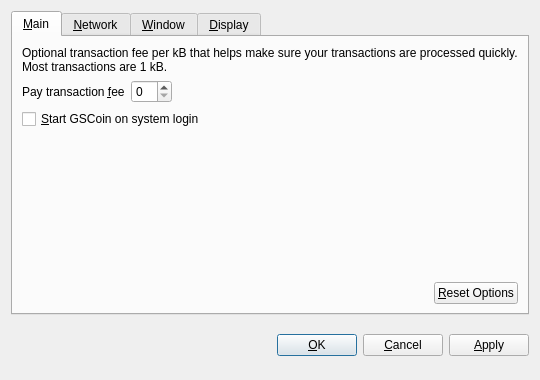
<?xml version="1.0" encoding="UTF-8"?>
<ui version="4.0">
 <class>OptionsDialog</class>
 <widget class="QDialog" name="OptionsDialog">
  <property name="geometry">
   <rect>
    <x>0</x>
    <y>0</y>
    <width>540</width>
    <height>380</height>
   </rect>
  </property>
  <property name="windowTitle">
   <string>Options</string>
  </property>
  <property name="modal">
   <bool>true</bool>
  </property>
  <layout class="QVBoxLayout" name="verticalLayout">
   <item>
    <widget class="QTabWidget" name="tabWidget">
     <property name="tabPosition">
      <enum>QTabWidget::North</enum>
     </property>
     <property name="currentIndex">
      <number>0</number>
     </property>
     <widget class="QWidget" name="tabMain">
      <attribute name="title">
       <string>&amp;Main</string>
      </attribute>
      <layout class="QVBoxLayout" name="verticalLayout_Main">
       <item>
        <widget class="QLabel" name="transactionFeeInfoLabel">
         <property name="text">
          <string>Optional transaction fee per kB that helps make sure your transactions are processed quickly. Most transactions are 1 kB.</string>
         </property>
         <property name="textFormat">
          <enum>Qt::PlainText</enum>
         </property>
         <property name="wordWrap">
          <bool>true</bool>
         </property>
        </widget>
       </item>
       <item>
        <layout class="QHBoxLayout" name="horizontalLayout_1_Main">
         <item>
          <widget class="QLabel" name="transactionFeeLabel">
           <property name="text">
            <string>Pay transaction &amp;fee</string>
           </property>
           <property name="textFormat">
            <enum>Qt::PlainText</enum>
           </property>
           <property name="buddy">
            <cstring>transactionFee</cstring>
           </property>
          </widget>
         </item>
         <item>
          <widget class="BitcoinAmountField" name="transactionFee"/>
         </item>
         <item>
          <spacer name="horizontalSpacer_1_Main">
           <property name="orientation">
            <enum>Qt::Horizontal</enum>
           </property>
           <property name="sizeHint" stdset="0">
            <size>
             <width>40</width>
             <height>20</height>
            </size>
           </property>
          </spacer>
         </item>
        </layout>
       </item>
       <item>
        <widget class="QCheckBox" name="bitcoinAtStartup">
         <property name="toolTip">
          <string>Automatically start GSCoin after logging in to the system.</string>
         </property>
         <property name="text">
          <string>&amp;Start GSCoin on system login</string>
         </property>
        </widget>
       </item>
       <item>
        <spacer name="verticalSpacer_Main">
         <property name="orientation">
          <enum>Qt::Vertical</enum>
         </property>
         <property name="sizeHint" stdset="0">
          <size>
           <width>20</width>
           <height>40</height>
          </size>
         </property>
        </spacer>
       </item>
       <item>
        <layout class="QHBoxLayout" name="horizontalLayout_2_Main">
         <item>
          <spacer name="horizontalSpacer_2_Main">
           <property name="orientation">
            <enum>Qt::Horizontal</enum>
           </property>
           <property name="sizeHint" stdset="0">
            <size>
             <width>40</width>
             <height>20</height>
            </size>
           </property>
          </spacer>
         </item>
         <item>
          <widget class="QPushButton" name="resetButton">
           <property name="toolTip">
            <string>Reset all client options to default.</string>
           </property>
           <property name="text">
            <string>&amp;Reset Options</string>
           </property>
           <property name="autoDefault">
            <bool>false</bool>
           </property>
          </widget>
         </item>
        </layout>
       </item>
      </layout>
     </widget>
     <widget class="QWidget" name="tabNetwork">
      <attribute name="title">
       <string>&amp;Network</string>
      </attribute>
      <layout class="QVBoxLayout" name="verticalLayout_Network">
       <item>
        <widget class="QCheckBox" name="mapPortUpnp">
         <property name="toolTip">
          <string>Automatically open the GSCoin client port on the router. This only works when your router supports UPnP and it is enabled.</string>
         </property>
         <property name="text">
          <string>Map port using &amp;UPnP</string>
         </property>
        </widget>
       </item>
       <item>
        <widget class="QCheckBox" name="connectSocks">
         <property name="toolTip">
          <string>Connect to the GSCoin network through a SOCKS proxy (e.g. when connecting through Tor).</string>
         </property>
         <property name="text">
          <string>&amp;Connect through SOCKS proxy:</string>
         </property>
        </widget>
       </item>
       <item>
        <layout class="QHBoxLayout" name="horizontalLayout_Network">
         <item>
          <widget class="QLabel" name="proxyIpLabel">
           <property name="text">
            <string>Proxy &amp;IP:</string>
           </property>
           <property name="textFormat">
            <enum>Qt::PlainText</enum>
           </property>
           <property name="buddy">
            <cstring>proxyIp</cstring>
           </property>
          </widget>
         </item>
         <item>
          <widget class="QValidatedLineEdit" name="proxyIp">
           <property name="maximumSize">
            <size>
             <width>140</width>
             <height>16777215</height>
            </size>
           </property>
           <property name="toolTip">
            <string>IP address of the proxy (e.g. 127.0.0.1)</string>
           </property>
          </widget>
         </item>
         <item>
          <widget class="QLabel" name="proxyPortLabel">
           <property name="text">
            <string>&amp;Port:</string>
           </property>
           <property name="textFormat">
            <enum>Qt::PlainText</enum>
           </property>
           <property name="buddy">
            <cstring>proxyPort</cstring>
           </property>
          </widget>
         </item>
         <item>
          <widget class="QLineEdit" name="proxyPort">
           <property name="maximumSize">
            <size>
             <width>55</width>
             <height>16777215</height>
            </size>
           </property>
           <property name="toolTip">
            <string>Port of the proxy (e.g. 9050)</string>
           </property>
          </widget>
         </item>
         <item>
          <widget class="QLabel" name="socksVersionLabel">
           <property name="text">
            <string>SOCKS &amp;Version:</string>
           </property>
           <property name="textFormat">
            <enum>Qt::PlainText</enum>
           </property>
           <property name="buddy">
            <cstring>socksVersion</cstring>
           </property>
          </widget>
         </item>
         <item>
          <widget class="QValueComboBox" name="socksVersion">
           <property name="toolTip">
            <string>SOCKS version of the proxy (e.g. 5)</string>
           </property>
          </widget>
         </item>
         <item>
          <spacer name="horizontalSpacer_Network">
           <property name="orientation">
            <enum>Qt::Horizontal</enum>
           </property>
           <property name="sizeHint" stdset="0">
            <size>
             <width>40</width>
             <height>20</height>
            </size>
           </property>
          </spacer>
         </item>
        </layout>
       </item>
       <item>
        <spacer name="verticalSpacer_Network">
         <property name="orientation">
          <enum>Qt::Vertical</enum>
         </property>
         <property name="sizeHint" stdset="0">
          <size>
           <width>20</width>
           <height>40</height>
          </size>
         </property>
        </spacer>
       </item>
      </layout>
     </widget>
     <widget class="QWidget" name="tabWindow">
      <attribute name="title">
       <string>&amp;Window</string>
      </attribute>
      <layout class="QVBoxLayout" name="verticalLayout_Window">
       <item>
        <widget class="QCheckBox" name="minimizeToTray">
         <property name="toolTip">
          <string>Show only a tray icon after minimizing the window.</string>
         </property>
         <property name="text">
          <string>&amp;Minimize to the tray instead of the taskbar</string>
         </property>
        </widget>
       </item>
       <item>
        <widget class="QCheckBox" name="minimizeOnClose">
         <property name="toolTip">
          <string>Minimize instead of exit the application when the window is closed. When this option is enabled, the application will be closed only after selecting Quit in the menu.</string>
         </property>
         <property name="text">
          <string>M&amp;inimize on close</string>
         </property>
        </widget>
       </item>
       <item>
        <spacer name="verticalSpacer_Window">
         <property name="orientation">
          <enum>Qt::Vertical</enum>
         </property>
         <property name="sizeHint" stdset="0">
          <size>
           <width>20</width>
           <height>40</height>
          </size>
         </property>
        </spacer>
       </item>
      </layout>
     </widget>
     <widget class="QWidget" name="tabDisplay">
      <attribute name="title">
       <string>&amp;Display</string>
      </attribute>
      <layout class="QVBoxLayout" name="verticalLayout_Display">
       <item>
        <layout class="QHBoxLayout" name="horizontalLayout_1_Display">
         <item>
          <widget class="QLabel" name="langLabel">
           <property name="text">
            <string>User Interface &amp;language:</string>
           </property>
           <property name="textFormat">
            <enum>Qt::PlainText</enum>
           </property>
           <property name="buddy">
            <cstring>lang</cstring>
           </property>
          </widget>
         </item>
         <item>
          <widget class="QValueComboBox" name="lang">
           <property name="toolTip">
            <string>The user interface language can be set here. This setting will take effect after restarting GSCoin.</string>
           </property>
          </widget>
         </item>
        </layout>
       </item>
       <item>
        <layout class="QHBoxLayout" name="horizontalLayout_2_Display">
         <item>
          <widget class="QLabel" name="unitLabel">
           <property name="text">
            <string>&amp;Unit to show amounts in:</string>
           </property>
           <property name="textFormat">
            <enum>Qt::PlainText</enum>
           </property>
           <property name="buddy">
            <cstring>unit</cstring>
           </property>
          </widget>
         </item>
         <item>
          <widget class="QValueComboBox" name="unit">
           <property name="toolTip">
            <string>Choose the default subdivision unit to show in the interface and when sending coins.</string>
           </property>
          </widget>
         </item>
        </layout>
       </item>
       <item>
        <widget class="QCheckBox" name="displayAddresses">
         <property name="toolTip">
          <string>Whether to show GSCoin addresses in the transaction list or not.</string>
         </property>
         <property name="text">
          <string>&amp;Display addresses in transaction list</string>
         </property>
        </widget>
       </item>
       <item>
        <spacer name="verticalSpacer_Display">
         <property name="orientation">
          <enum>Qt::Vertical</enum>
         </property>
         <property name="sizeHint" stdset="0">
          <size>
           <width>20</width>
           <height>40</height>
          </size>
         </property>
        </spacer>
       </item>
      </layout>
     </widget>
    </widget>
   </item>
   <item>
    <layout class="QHBoxLayout" name="horizontalLayout_Buttons">
     <item>
      <spacer name="horizontalSpacer_1">
       <property name="orientation">
        <enum>Qt::Horizontal</enum>
       </property>
       <property name="sizeHint" stdset="0">
        <size>
         <width>40</width>
         <height>48</height>
        </size>
       </property>
      </spacer>
     </item>
     <item>
      <widget class="QLabel" name="statusLabel">
       <property name="font">
        <font>
         <weight>75</weight>
         <bold>true</bold>
        </font>
       </property>
       <property name="text">
        <string/>
       </property>
       <property name="textFormat">
        <enum>Qt::PlainText</enum>
       </property>
       <property name="wordWrap">
        <bool>true</bool>
       </property>
      </widget>
     </item>
     <item>
      <spacer name="horizontalSpacer_2">
       <property name="orientation">
        <enum>Qt::Horizontal</enum>
       </property>
       <property name="sizeHint" stdset="0">
        <size>
         <width>40</width>
         <height>48</height>
        </size>
       </property>
      </spacer>
     </item>
     <item>
      <widget class="QPushButton" name="okButton">
       <property name="text">
        <string>&amp;OK</string>
       </property>
      </widget>
     </item>
     <item>
      <widget class="QPushButton" name="cancelButton">
       <property name="text">
        <string>&amp;Cancel</string>
       </property>
       <property name="autoDefault">
        <bool>false</bool>
       </property>
      </widget>
     </item>
     <item>
      <widget class="QPushButton" name="applyButton">
       <property name="text">
        <string>&amp;Apply</string>
       </property>
       <property name="autoDefault">
        <bool>false</bool>
       </property>
      </widget>
     </item>
    </layout>
   </item>
  </layout>
 </widget>
 <customwidgets>
  <customwidget>
   <class>BitcoinAmountField</class>
   <extends>QSpinBox</extends>
   <header>bitcoinamountfield.h</header>
  </customwidget>
  <customwidget>
   <class>QValueComboBox</class>
   <extends>QComboBox</extends>
   <header>qvaluecombobox.h</header>
  </customwidget>
  <customwidget>
   <class>QValidatedLineEdit</class>
   <extends>QLineEdit</extends>
   <header>qvalidatedlineedit.h</header>
  </customwidget>
 </customwidgets>
 <resources/>
 <connections/>
</ui>
